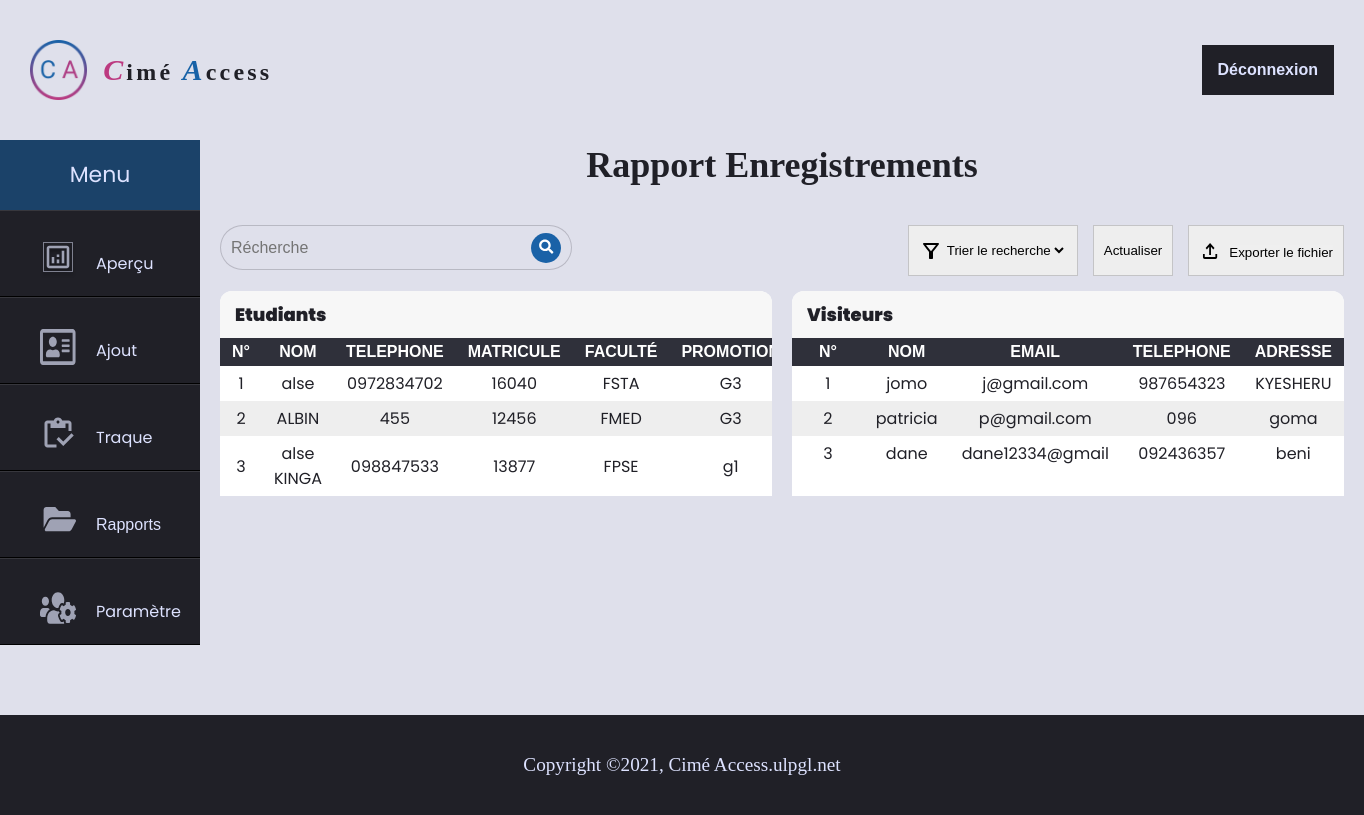
The page /reportEnregistrement.php on the database as committed earlier.
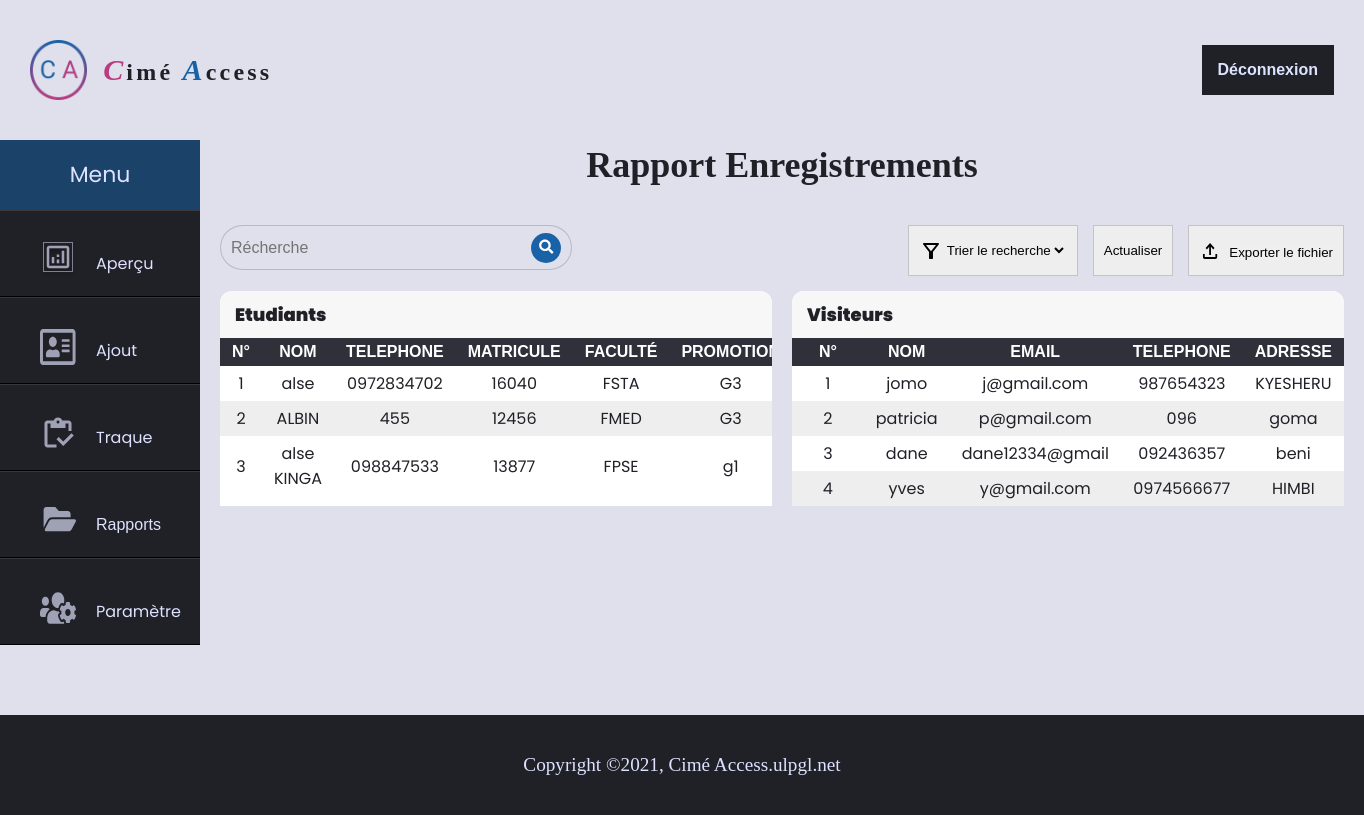
The same page on the database as committed later.
### tables this page shows
CREATE TABLE `register_student` (
  `studentId` int(11) NOT NULL,
  `studentName` varchar(128) NOT NULL,
  `studentEmail` varchar(128) NOT NULL,
  `telephone` varchar(128) NOT NULL,
  `matricule` varchar(128) NOT NULL,
  `faculty` varchar(128) NOT NULL,
  `promotion` varchar(128) NOT NULL
);

CREATE TABLE `register_guest` (
  `guestId` int(11) NOT NULL,
  `guestName` varchar(128) NOT NULL,
  `guestEmail` varchar(128) NOT NULL,
  `telephone` varchar(128) NOT NULL,
  `Adresse` varchar(128) NOT NULL
);

### reportEnregistrement.php (the view, shortened to what the changed rows need)
<!DOCTYPE html>
<?php
    include_once 'backend/db.php';
    $token = null;
    $query= null;
?>
<html lang="en">
<head>
    <link rel="stylesheet" href="css/styles.css">
    <link rel="stylesheet" href="css/report.css">
    <link rel="stylesheet" href="css/menu.css">
</head>
<body class="main-contents">
    <main class="main">
        <section class="center_box">
            <h1 class="title">Rapport Enregistrements</h1>
            <div class="contentContainer">
                <div class="main_content">
                    <div class="table">
                        <table class="table_data">
                            <tr>
                            <th>N°</th>
                        <th>Nom</th>
                        <th>telephone</th>
                        <th>Matricule</th>
                        <th>Faculté</th>
                        <th>Promotion</th>
                            </tr>
                            <?php
                                    if($token != 1){
                                        $query2 = "SELECT * FROM `register_student` ORDER BY studentId ";
                                        $query_run2= mysqli_query( $conn,$query2);
                                    }elseif($token == 1) {
                                        $query_run2= mysqli_query( $conn, $query);
                                    }
                                if(mysqli_num_rows($query_run2)>0){
                                    $id=0;
                                    foreach($query_run2 as $items1){
                                        $id++;
                            ?>
                                        <tr>
                                    <td> <?php echo  $id ;?> </td>
                                    <td> <?php echo $items1 ['studentName']  ;?> </td>
                                    <td> <?php echo $items1 ['telephone'] ; ?> </td>
                                    <td> <?php echo $items1 ['matricule'] ;?> </td>
                                    <td> <?php echo $items1 ['faculty']  ;?> </td>
                                    <td> <?php echo $items1 ['promotion']  ;?> </td>
                                </tr>
                                <?php
                                    }
                                }
                                ?>
                        </table>
                    </div>
                    <div class="table">
                        <table class="table_data">
                            <tr>
                                <th>N°</th>
                                <th>Nom</th>
                                <th>email</th>
                                <th>telephone</th>
                                <th>adresse</th>
                            </tr>
                            <?php
                                        if($token != 2){
                                            $query1 = "SELECT * FROM `register_guest` ORDER BY guestId ";
                                            $query_run1= mysqli_query( $conn, $query1);
                                        }elseif($token == 2) {
                                            $query_run1= mysqli_query( $conn, $query);
                                        }
                                    if(mysqli_num_rows($query_run1)>0){
                                        $id=0;
                                        foreach($query_run1 as $items1){
                                            $id++;
                                    ?>
                                            <tr>
                                        <td> <?php echo  $id;?> </td>
                                        <td> <?php echo $items1 ['guestName']  ;?> </td>
                                        <td> <?php echo $items1 ['guestEmail']  ;?> </td>
                                        <td> <?php echo $items1 ['telephone']  ;?> </td>
                                        <td> <?php echo $items1 ['Adresse'] ; ?> </td>
                                    </tr>
                                    <?php
                                        }
                                    }
                                    ?>
                        </table>
                    </div>
                </div>
            </div>
        </section>
    </main>
</body>
</html>

Rows that differ between the two databases and show on the page:
added register_guest: guestName "yves", guestEmail "y@gmail.com", telephone "0974566677", Adresse "HIMBI"
